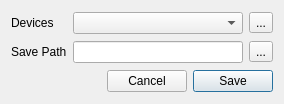
<?xml version="1.0" encoding="UTF-8"?>
<ui version="4.0">
 <class>SettingDialog</class>
 <widget class="SettingDialog" name="SettingDialog">
  <property name="geometry">
   <rect>
    <x>0</x>
    <y>0</y>
    <width>284</width>
    <height>104</height>
   </rect>
  </property>
  <property name="windowTitle">
   <string>Setting</string>
  </property>
  <layout class="QGridLayout" name="gridLayout">
   <item row="0" column="1" colspan="2">
    <widget class="QComboBox" name="cbDevices"/>
   </item>
   <item row="1" column="3">
    <widget class="QToolButton" name="btnSavePath">
     <property name="text">
      <string>...</string>
     </property>
     <property name="icon">
      <iconset resource="../../res/resource.qrc">
       <normaloff>:/png/open.png</normaloff>:/png/open.png</iconset>
     </property>
     <property name="iconSize">
      <size>
       <width>18</width>
       <height>18</height>
      </size>
     </property>
    </widget>
   </item>
   <item row="0" column="0">
    <widget class="QLabel" name="label_3">
     <property name="text">
      <string>Devices</string>
     </property>
    </widget>
   </item>
   <item row="1" column="0">
    <widget class="QLabel" name="label">
     <property name="text">
      <string>Save Path</string>
     </property>
    </widget>
   </item>
   <item row="1" column="1" colspan="2">
    <widget class="QLineEdit" name="edtSavePath">
     <property name="placeholderText">
      <string/>
     </property>
    </widget>
   </item>
   <item row="2" column="1" colspan="3">
    <layout class="QHBoxLayout" name="horizontalLayout">
     <item>
      <spacer name="horizontalSpacer">
       <property name="orientation">
        <enum>Qt::Horizontal</enum>
       </property>
       <property name="sizeHint" stdset="0">
        <size>
         <width>40</width>
         <height>20</height>
        </size>
       </property>
      </spacer>
     </item>
     <item>
      <widget class="QPushButton" name="btnCancel">
       <property name="maximumSize">
        <size>
         <width>100</width>
         <height>16777215</height>
        </size>
       </property>
       <property name="text">
        <string>Cancel</string>
       </property>
      </widget>
     </item>
     <item>
      <widget class="QPushButton" name="btnSave">
       <property name="maximumSize">
        <size>
         <width>100</width>
         <height>16777215</height>
        </size>
       </property>
       <property name="text">
        <string>Save</string>
       </property>
       <property name="default">
        <bool>true</bool>
       </property>
      </widget>
     </item>
    </layout>
   </item>
   <item row="0" column="3">
    <widget class="QToolButton" name="btnRefresh">
     <property name="text">
      <string>...</string>
     </property>
     <property name="icon">
      <iconset resource="../../res/resource.qrc">
       <normaloff>:/png/refresh.png</normaloff>:/png/refresh.png</iconset>
     </property>
     <property name="iconSize">
      <size>
       <width>18</width>
       <height>18</height>
      </size>
     </property>
    </widget>
   </item>
  </layout>
 </widget>
 <customwidgets>
  <customwidget>
   <class>SettingDialog</class>
   <extends>QWidget</extends>
   <header>SettingDialog.h</header>
   <container>1</container>
  </customwidget>
 </customwidgets>
 <tabstops>
  <tabstop>cbDevices</tabstop>
  <tabstop>btnRefresh</tabstop>
  <tabstop>edtSavePath</tabstop>
  <tabstop>btnSavePath</tabstop>
  <tabstop>btnCancel</tabstop>
  <tabstop>btnSave</tabstop>
 </tabstops>
 <resources>
  <include location="../../res/resource.qrc"/>
 </resources>
 <connections>
  <connection>
   <sender>btnSave</sender>
   <signal>clicked()</signal>
   <receiver>SettingDialog</receiver>
   <slot>accept()</slot>
   <hints>
    <hint type="sourcelabel">
     <x>298</x>
     <y>145</y>
    </hint>
    <hint type="destinationlabel">
     <x>296</x>
     <y>194</y>
    </hint>
   </hints>
  </connection>
  <connection>
   <sender>btnCancel</sender>
   <signal>clicked()</signal>
   <receiver>SettingDialog</receiver>
   <slot>reject()</slot>
   <hints>
    <hint type="sourcelabel">
     <x>179</x>
     <y>133</y>
    </hint>
    <hint type="destinationlabel">
     <x>180</x>
     <y>225</y>
    </hint>
   </hints>
  </connection>
 </connections>
 <slots>
  <slot>accept()</slot>
  <slot>reject()</slot>
 </slots>
</ui>
